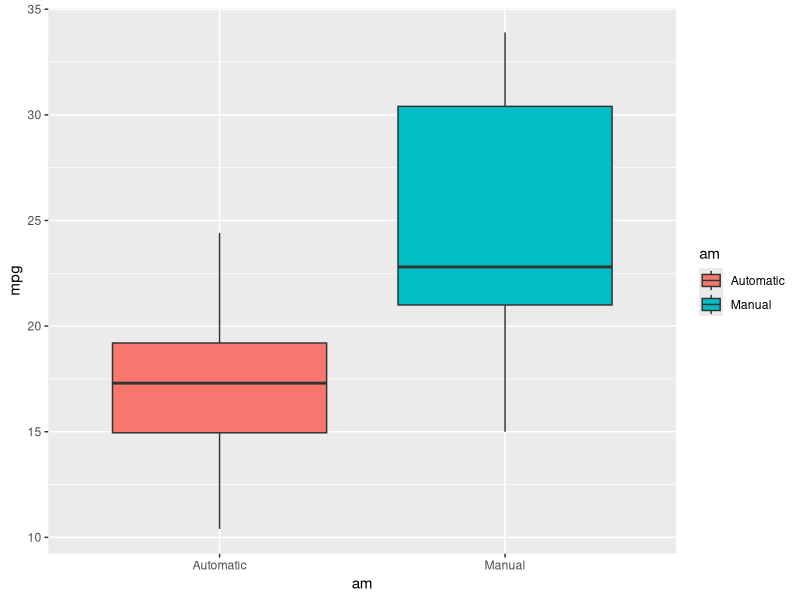
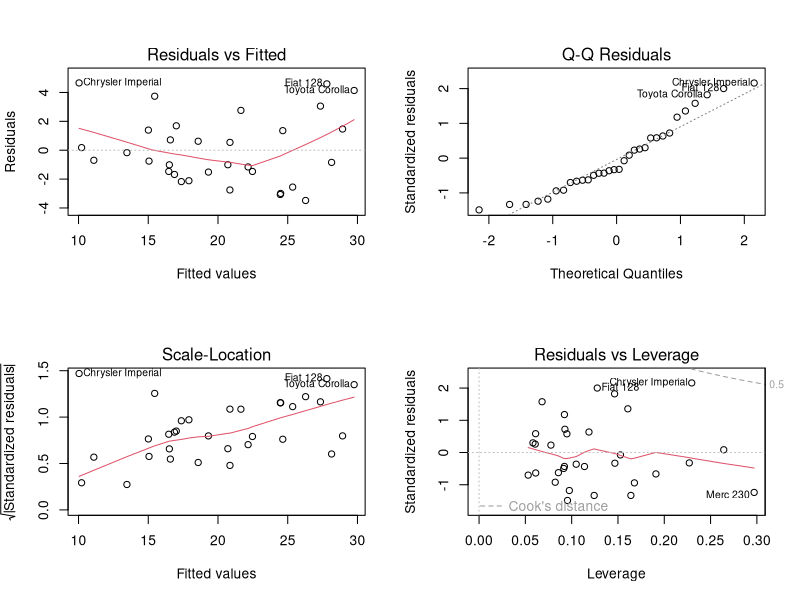

R code for these plots, in order:
## ---- chunk 1
library('ggplot2', 'datasets'); data('mtcars')
mtcars$am <- as.factor(mtcars$am); levels(mtcars$am) <- c('Automatic', 'Manual')
## ---- chunk 2
tTest1 <- t.test(formula = mpg ~ am, data = mtcars); tTest1$p.value
## ---- chunk 3
lm1 <- lm(mpg ~ am, data = mtcars)
## ---- chunk 4
lmAll <- lm(mpg ~ ., data = mtcars)
require('car'); vif(lmAll) # Variance inflation factors
## ---- chunk 5
lm3 <- lm(mpg ~ am + wt + qsec, data = mtcars)
## ---- chunk 6
knitr::kable(head(mtcars))
str(mtcars)
## ---- chunk 7
qplot(am, mpg, data=mtcars, geom='boxplot', fill=am)
## ---- chunk 8
summary(lm1)
## ---- chunk 9
summary(lmAll)
## ---- chunk 10
summary(lm3)
## ---- chunk 11
par(mfrow=c(2,2)); plot(lm3)
